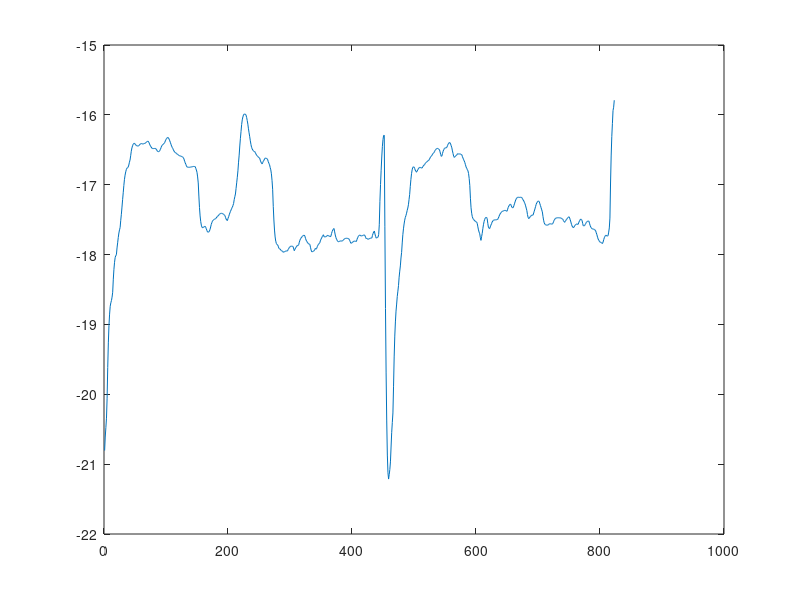

Source code (MATLAB):
% Test computer generated matlab file
x = [
-2.080517e+001,
-2.061172e+001,
-2.047804e+001,
-2.034203e+001,
-2.005548e+001,
-1.961716e+001,
-1.926367e+001,
-1.901672e+001,
-1.885262e+001,
-1.874088e+001,
-1.868979e+001,
-1.865858e+001,
-1.861004e+001,
-1.853963e+001,
-1.835178e+001,
-1.821107e+001,
-1.811030e+001,
-1.804247e+001,
-1.801394e+001,
-1.800199e+001,
-1.790480e+001,
-1.783166e+001,
-1.775601e+001,
-1.769172e+001,
-1.764606e+001,
-1.761331e+001,
-1.750928e+001,
-1.742309e+001,
-1.732019e+001,
-1.721437e+001,
-1.711478e+001,
-1.701139e+001,
-1.692252e+001,
-1.686319e+001,
-1.681628e+001,
-1.678326e+001,
-1.676349e+001,
-1.675616e+001,
-1.674681e+001,
-1.671894e+001,
-1.667769e+001,
-1.664688e+001,
-1.658561e+001,
-1.652080e+001,
-1.647433e+001,
-1.644297e+001,
-1.642156e+001,
-1.640910e+001,
-1.640587e+001,
-1.641652e+001,
-1.642844e+001,
-1.643759e+001,
-1.644242e+001,
-1.644538e+001,
-1.644686e+001,
-1.644350e+001,
-1.643127e+001,
-1.642180e+001,
-1.641493e+001,
-1.641027e+001,
-1.641239e+001,
-1.641612e+001,
-1.641802e+001,
-1.641365e+001,
-1.641011e+001,
-1.640725e+001,
-1.640416e+001,
-1.639364e+001,
-1.638582e+001,
-1.638034e+001,
-1.637672e+001,
-1.638960e+001,
-1.640465e+001,
-1.642957e+001,
-1.644593e+001,
-1.645979e+001,
-1.647346e+001,
-1.648240e+001,
-1.648284e+001,
-1.648249e+001,
-1.648158e+001,
-1.648065e+001,
-1.647989e+001,
-1.649073e+001,
-1.650055e+001,
-1.652048e+001,
-1.652514e+001,
-1.652778e+001,
-1.652387e+001,
-1.650895e+001,
-1.649580e+001,
-1.646808e+001,
-1.644752e+001,
-1.643317e+001,
-1.642386e+001,
-1.641834e+001,
-1.640733e+001,
-1.639476e+001,
-1.637084e+001,
-1.635156e+001,
-1.633770e+001,
-1.632837e+001,
-1.632266e+001,
-1.632932e+001,
-1.634780e+001,
-1.637084e+001,
-1.639240e+001,
-1.642158e+001,
-1.644533e+001,
-1.646674e+001,
-1.648105e+001,
-1.650181e+001,
-1.652007e+001,
-1.653257e+001,
-1.653981e+001,
-1.654411e+001,
-1.655461e+001,
-1.656192e+001,
-1.656682e+001,
-1.657537e+001,
-1.658171e+001,
-1.658607e+001,
-1.658866e+001,
-1.659009e+001,
-1.659573e+001,
-1.659983e+001,
-1.660269e+001,
-1.661288e+001,
-1.663240e+001,
-1.666330e+001,
-1.668631e+001,
-1.670882e+001,
-1.673125e+001,
-1.674655e+001,
-1.674937e+001,
-1.674967e+001,
-1.675055e+001,
-1.675065e+001,
-1.674828e+001,
-1.674644e+001,
-1.674521e+001,
-1.674448e+001,
-1.674086e+001,
-1.673812e+001,
-1.673877e+001,
-1.673948e+001,
-1.674015e+001,
-1.676490e+001,
-1.679005e+001,
-1.682273e+001,
-1.688828e+001,
-1.697441e+001,
-1.716224e+001,
-1.732725e+001,
-1.744681e+001,
-1.752824e+001,
-1.757911e+001,
-1.760697e+001,
-1.761861e+001,
-1.761221e+001,
-1.760489e+001,
-1.759921e+001,
-1.759525e+001,
-1.760875e+001,
-1.763046e+001,
-1.765615e+001,
-1.767539e+001,
-1.768001e+001,
-1.767730e+001,
-1.766178e+001,
-1.764064e+001,
-1.760545e+001,
-1.756775e+001,
-1.754066e+001,
-1.752239e+001,
-1.750991e+001,
-1.750004e+001,
-1.749437e+001,
-1.749073e+001,
-1.748507e+001,
-1.747675e+001,
-1.746341e+001,
-1.745357e+001,
-1.744556e+001,
-1.743544e+001,
-1.742534e+001,
-1.741683e+001,
-1.741112e+001,
-1.740908e+001,
-1.740813e+001,
-1.741262e+001,
-1.741792e+001,
-1.742451e+001,
-1.743343e+001,
-1.743990e+001,
-1.746992e+001,
-1.749250e+001,
-1.750524e+001,
-1.751356e+001,
-1.748297e+001,
-1.745802e+001,
-1.743061e+001,
-1.740275e+001,
-1.738252e+001,
-1.735970e+001,
-1.733757e+001,
-1.732276e+001,
-1.729732e+001,
-1.726990e+001,
-1.721351e+001,
-1.717195e+001,
-1.713270e+001,
-1.705352e+001,
-1.697293e+001,
-1.689272e+001,
-1.680109e+001,
-1.667750e+001,
-1.657626e+001,
-1.644580e+001,
-1.633545e+001,
-1.623710e+001,
-1.613856e+001,
-1.607134e+001,
-1.602841e+001,
-1.600276e+001,
-1.598887e+001,
-1.598857e+001,
-1.599108e+001,
-1.600252e+001,
-1.603512e+001,
-1.608068e+001,
-1.613307e+001,
-1.619987e+001,
-1.625704e+001,
-1.631271e+001,
-1.637138e+001,
-1.642377e+001,
-1.646484e+001,
-1.648626e+001,
-1.650425e+001,
-1.651622e+001,
-1.652299e+001,
-1.652648e+001,
-1.653727e+001,
-1.655813e+001,
-1.657598e+001,
-1.658603e+001,
-1.659546e+001,
-1.660610e+001,
-1.661313e+001,
-1.661744e+001,
-1.664837e+001,
-1.667284e+001,
-1.669074e+001,
-1.670200e+001,
-1.668161e+001,
-1.666430e+001,
-1.665027e+001,
-1.663114e+001,
-1.661745e+001,
-1.662002e+001,
-1.662368e+001,
-1.662758e+001,
-1.664252e+001,
-1.667127e+001,
-1.669548e+001,
-1.671283e+001,
-1.675341e+001,
-1.678661e+001,
-1.684376e+001,
-1.693693e+001,
-1.706500e+001,
-1.731047e+001,
-1.750464e+001,
-1.764893e+001,
-1.774766e+001,
-1.780860e+001,
-1.784152e+001,
-1.785596e+001,
-1.786027e+001,
-1.788019e+001,
-1.790874e+001,
-1.791666e+001,
-1.792161e+001,
-1.793426e+001,
-1.794287e+001,
-1.794834e+001,
-1.795157e+001,
-1.796702e+001,
-1.796306e+001,
-1.795937e+001,
-1.795600e+001,
-1.795067e+001,
-1.794665e+001,
-1.795010e+001,
-1.794685e+001,
-1.792648e+001,
-1.791100e+001,
-1.789957e+001,
-1.788839e+001,
-1.788077e+001,
-1.787964e+001,
-1.787989e+001,
-1.788085e+001,
-1.788653e+001,
-1.791927e+001,
-1.794438e+001,
-1.792379e+001,
-1.790637e+001,
-1.789215e+001,
-1.788109e+001,
-1.786618e+001,
-1.786976e+001,
-1.785994e+001,
-1.782265e+001,
-1.779453e+001,
-1.777386e+001,
-1.775953e+001,
-1.775037e+001,
-1.773793e+001,
-1.773008e+001,
-1.772542e+001,
-1.772251e+001,
-1.773627e+001,
-1.776845e+001,
-1.779361e+001,
-1.781178e+001,
-1.782420e+001,
-1.783765e+001,
-1.784615e+001,
-1.785105e+001,
-1.785367e+001,
-1.789511e+001,
-1.793329e+001,
-1.796027e+001,
-1.795851e+001,
-1.795479e+001,
-1.795001e+001,
-1.794502e+001,
-1.792610e+001,
-1.791195e+001,
-1.792298e+001,
-1.791215e+001,
-1.788613e+001,
-1.786649e+001,
-1.785229e+001,
-1.784255e+001,
-1.783195e+001,
-1.780255e+001,
-1.778004e+001,
-1.776428e+001,
-1.774228e+001,
-1.772674e+001,
-1.771649e+001,
-1.774617e+001,
-1.774573e+001,
-1.774542e+001,
-1.774485e+001,
-1.773638e+001,
-1.772935e+001,
-1.772374e+001,
-1.772968e+001,
-1.773504e+001,
-1.773964e+001,
-1.774524e+001,
-1.773534e+001,
-1.769831e+001,
-1.766958e+001,
-1.764830e+001,
-1.763357e+001,
-1.762676e+001,
-1.767480e+001,
-1.771984e+001,
-1.775445e+001,
-1.777913e+001,
-1.779602e+001,
-1.781062e+001,
-1.781902e+001,
-1.781423e+001,
-1.780945e+001,
-1.780562e+001,
-1.780275e+001,
-1.780581e+001,
-1.780848e+001,
-1.779938e+001,
-1.779245e+001,
-1.778203e+001,
-1.777420e+001,
-1.776863e+001,
-1.776812e+001,
-1.776534e+001,
-1.776690e+001,
-1.776886e+001,
-1.777044e+001,
-1.777612e+001,
-1.779434e+001,
-1.781179e+001,
-1.783576e+001,
-1.783849e+001,
-1.782984e+001,
-1.782192e+001,
-1.781508e+001,
-1.780966e+001,
-1.780592e+001,
-1.780773e+001,
-1.780992e+001,
-1.781343e+001,
-1.778496e+001,
-1.776053e+001,
-1.774220e+001,
-1.772916e+001,
-1.772058e+001,
-1.772231e+001,
-1.773108e+001,
-1.773291e+001,
-1.773213e+001,
-1.772762e+001,
-1.772378e+001,
-1.772067e+001,
-1.771834e+001,
-1.772887e+001,
-1.775787e+001,
-1.777037e+001,
-1.776860e+001,
-1.777660e+001,
-1.778176e+001,
-1.777637e+001,
-1.777146e+001,
-1.776771e+001,
-1.776519e+001,
-1.776365e+001,
-1.776267e+001,
-1.772578e+001,
-1.769764e+001,
-1.767695e+001,
-1.766251e+001,
-1.770374e+001,
-1.773755e+001,
-1.776415e+001,
-1.776054e+001,
-1.775560e+001,
-1.774968e+001,
-1.771483e+001,
-1.757308e+001,
-1.724318e+001,
-1.699777e+001,
-1.679244e+001,
-1.660334e+001,
-1.645011e+001,
-1.635227e+001,
-1.629506e+001,
-1.629144e+001,
-1.759414e+001,
-1.877135e+001,
-1.969408e+001,
-2.038162e+001,
-2.087002e+001,
-2.112344e+001,
-2.121358e+001,
-2.114988e+001,
-2.107727e+001,
-2.096723e+001,
-2.075479e+001,
-2.054982e+001,
-2.040425e+001,
-2.026689e+001,
-1.988389e+001,
-1.946514e+001,
-1.916700e+001,
-1.896386e+001,
-1.880973e+001,
-1.870842e+001,
-1.859910e+001,
-1.852387e+001,
-1.844419e+001,
-1.832405e+001,
-1.823714e+001,
-1.816226e+001,
-1.804899e+001,
-1.796955e+001,
-1.783322e+001,
-1.771516e+001,
-1.763143e+001,
-1.756223e+001,
-1.750738e+001,
-1.746663e+001,
-1.744182e+001,
-1.740798e+001,
-1.736805e+001,
-1.733442e+001,
-1.728686e+001,
-1.721283e+001,
-1.713816e+001,
-1.702374e+001,
-1.692434e+001,
-1.684230e+001,
-1.678679e+001,
-1.675191e+001,
-1.674445e+001,
-1.674634e+001,
-1.676624e+001,
-1.679036e+001,
-1.680852e+001,
-1.682111e+001,
-1.680667e+001,
-1.678732e+001,
-1.677163e+001,
-1.675974e+001,
-1.675155e+001,
-1.675245e+001,
-1.675621e+001,
-1.676002e+001,
-1.676151e+001,
-1.674437e+001,
-1.673081e+001,
-1.672050e+001,
-1.671250e+001,
-1.669678e+001,
-1.668568e+001,
-1.667831e+001,
-1.667032e+001,
-1.666090e+001,
-1.665429e+001,
-1.664995e+001,
-1.663403e+001,
-1.661400e+001,
-1.659926e+001,
-1.658896e+001,
-1.657990e+001,
-1.656255e+001,
-1.655030e+001,
-1.654206e+001,
-1.652635e+001,
-1.650865e+001,
-1.649598e+001,
-1.648742e+001,
-1.648149e+001,
-1.647793e+001,
-1.648537e+001,
-1.649177e+001,
-1.649686e+001,
-1.652843e+001,
-1.656615e+001,
-1.659414e+001,
-1.658723e+001,
-1.655084e+001,
-1.652116e+001,
-1.649806e+001,
-1.648122e+001,
-1.647268e+001,
-1.647291e+001,
-1.647104e+001,
-1.646465e+001,
-1.643988e+001,
-1.642078e+001,
-1.640668e+001,
-1.639689e+001,
-1.639733e+001,
-1.641715e+001,
-1.644123e+001,
-1.647105e+001,
-1.651651e+001,
-1.655445e+001,
-1.659431e+001,
-1.660867e+001,
-1.659990e+001,
-1.659039e+001,
-1.658151e+001,
-1.657417e+001,
-1.655666e+001,
-1.655881e+001,
-1.656183e+001,
-1.655915e+001,
-1.655730e+001,
-1.656180e+001,
-1.656635e+001,
-1.656973e+001,
-1.659386e+001,
-1.661901e+001,
-1.664171e+001,
-1.665791e+001,
-1.668332e+001,
-1.671367e+001,
-1.674505e+001,
-1.676711e+001,
-1.678192e+001,
-1.680039e+001,
-1.684033e+001,
-1.691045e+001,
-1.701210e+001,
-1.719363e+001,
-1.732992e+001,
-1.740764e+001,
-1.745682e+001,
-1.748400e+001,
-1.749589e+001,
-1.750699e+001,
-1.751626e+001,
-1.752423e+001,
-1.753058e+001,
-1.753510e+001,
-1.755420e+001,
-1.760283e+001,
-1.764705e+001,
-1.767939e+001,
-1.770181e+001,
-1.775694e+001,
-1.779657e+001,
-1.774400e+001,
-1.769781e+001,
-1.762978e+001,
-1.757315e+001,
-1.752712e+001,
-1.749605e+001,
-1.747738e+001,
-1.746790e+001,
-1.746924e+001,
-1.748408e+001,
-1.755332e+001,
-1.760665e+001,
-1.762299e+001,
-1.762768e+001,
-1.760339e+001,
-1.757955e+001,
-1.755843e+001,
-1.753558e+001,
-1.751996e+001,
-1.751055e+001,
-1.750537e+001,
-1.750281e+001,
-1.750344e+001,
-1.750435e+001,
-1.750106e+001,
-1.749854e+001,
-1.749660e+001,
-1.747732e+001,
-1.745670e+001,
-1.743308e+001,
-1.741594e+001,
-1.740423e+001,
-1.739174e+001,
-1.738369e+001,
-1.737892e+001,
-1.737626e+001,
-1.737185e+001,
-1.736883e+001,
-1.736681e+001,
-1.737038e+001,
-1.737610e+001,
-1.738056e+001,
-1.735081e+001,
-1.732395e+001,
-1.730371e+001,
-1.728921e+001,
-1.727957e+001,
-1.728095e+001,
-1.730425e+001,
-1.732336e+001,
-1.733096e+001,
-1.732784e+001,
-1.730171e+001,
-1.727371e+001,
-1.724566e+001,
-1.721861e+001,
-1.719984e+001,
-1.718794e+001,
-1.718112e+001,
-1.717771e+001,
-1.717989e+001,
-1.718218e+001,
-1.718029e+001,
-1.717876e+001,
-1.718135e+001,
-1.718476e+001,
-1.719959e+001,
-1.721761e+001,
-1.723117e+001,
-1.725150e+001,
-1.727150e+001,
-1.730201e+001,
-1.733502e+001,
-1.736998e+001,
-1.742659e+001,
-1.746791e+001,
-1.748535e+001,
-1.747551e+001,
-1.746347e+001,
-1.745231e+001,
-1.744311e+001,
-1.743646e+001,
-1.743527e+001,
-1.743572e+001,
-1.740446e+001,
-1.737874e+001,
-1.734641e+001,
-1.731477e+001,
-1.728216e+001,
-1.725949e+001,
-1.724485e+001,
-1.723625e+001,
-1.723277e+001,
-1.724101e+001,
-1.727291e+001,
-1.729944e+001,
-1.732908e+001,
-1.735998e+001,
-1.738830e+001,
-1.745317e+001,
-1.750718e+001,
-1.754547e+001,
-1.756338e+001,
-1.757340e+001,
-1.757779e+001,
-1.757865e+001,
-1.757779e+001,
-1.757882e+001,
-1.756983e+001,
-1.756311e+001,
-1.755819e+001,
-1.755975e+001,
-1.756136e+001,
-1.756292e+001,
-1.756384e+001,
-1.755514e+001,
-1.752997e+001,
-1.750956e+001,
-1.749452e+001,
-1.748417e+001,
-1.747768e+001,
-1.747449e+001,
-1.747327e+001,
-1.747310e+001,
-1.747321e+001,
-1.747330e+001,
-1.747426e+001,
-1.747498e+001,
-1.747551e+001,
-1.748326e+001,
-1.748919e+001,
-1.749397e+001,
-1.751341e+001,
-1.752802e+001,
-1.753847e+001,
-1.752331e+001,
-1.751052e+001,
-1.749643e+001,
-1.748571e+001,
-1.747271e+001,
-1.746382e+001,
-1.745833e+001,
-1.747642e+001,
-1.750185e+001,
-1.753304e+001,
-1.756714e+001,
-1.759184e+001,
-1.760689e+001,
-1.761537e+001,
-1.760572e+001,
-1.759075e+001,
-1.757862e+001,
-1.756958e+001,
-1.756354e+001,
-1.755999e+001,
-1.756956e+001,
-1.756174e+001,
-1.753585e+001,
-1.751590e+001,
-1.750110e+001,
-1.749074e+001,
-1.750038e+001,
-1.750927e+001,
-1.755344e+001,
-1.758779e+001,
-1.758858e+001,
-1.758680e+001,
-1.757050e+001,
-1.755449e+001,
-1.753976e+001,
-1.752904e+001,
-1.752225e+001,
-1.752024e+001,
-1.751980e+001,
-1.755117e+001,
-1.758159e+001,
-1.760435e+001,
-1.761820e+001,
-1.762919e+001,
-1.763349e+001,
-1.763504e+001,
-1.763498e+001,
-1.764262e+001,
-1.764855e+001,
-1.766029e+001,
-1.768881e+001,
-1.771533e+001,
-1.775099e+001,
-1.777684e+001,
-1.779451e+001,
-1.781023e+001,
-1.782007e+001,
-1.782568e+001,
-1.782862e+001,
-1.783612e+001,
-1.784145e+001,
-1.782029e+001,
-1.778515e+001,
-1.775833e+001,
-1.773883e+001,
-1.772555e+001,
-1.772377e+001,
-1.773440e+001,
-1.773421e+001,
-1.772992e+001,
-1.767857e+001,
-1.761821e+001,
-1.747775e+001,
-1.697550e+001,
-1.658841e+001,
-1.631225e+001,
-1.612590e+001,
-1.593744e+001,
-1.589100e+001,
-1.579064e+001,
];

figure; plot(x);